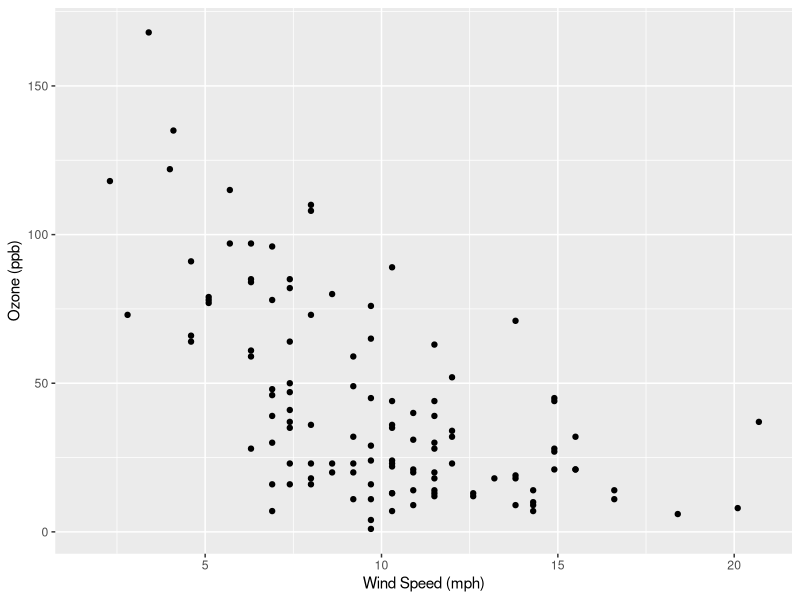
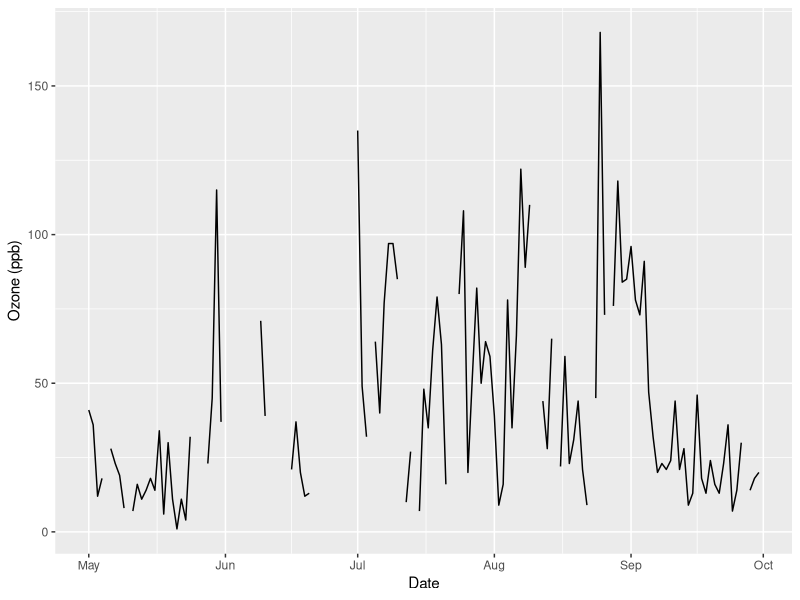
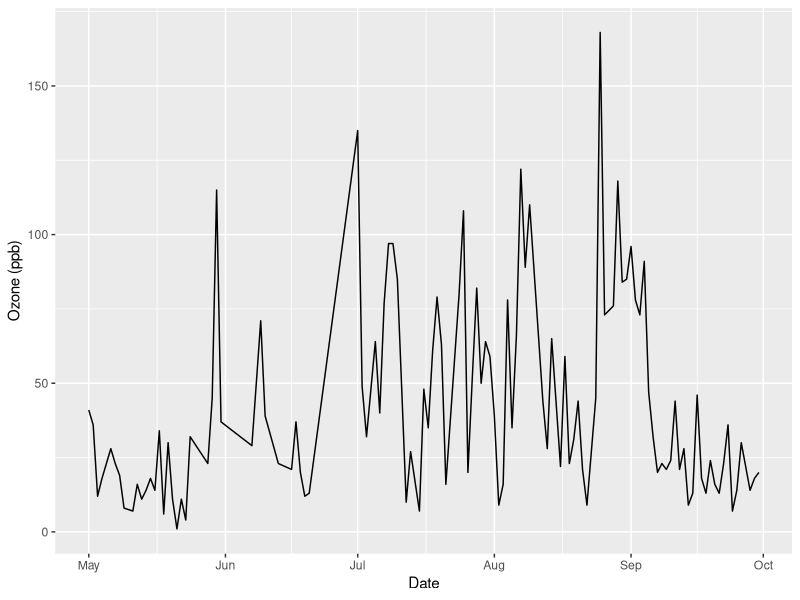
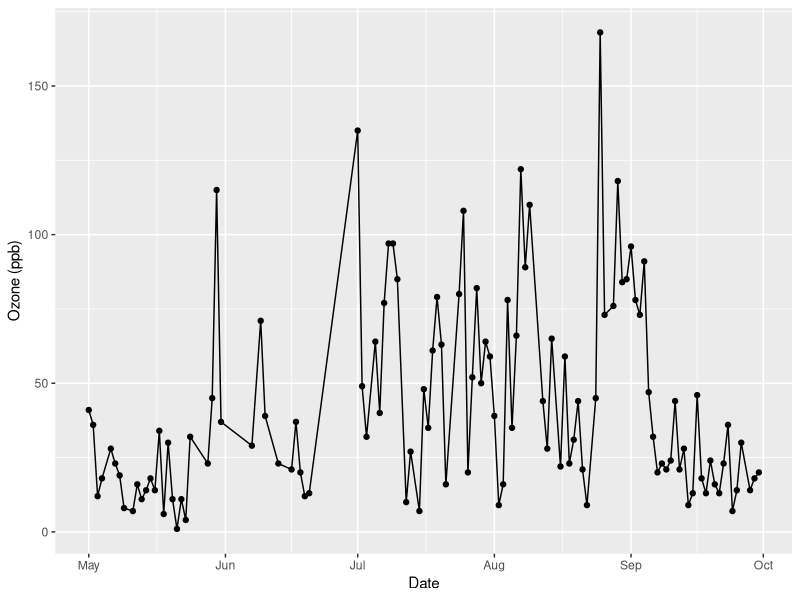
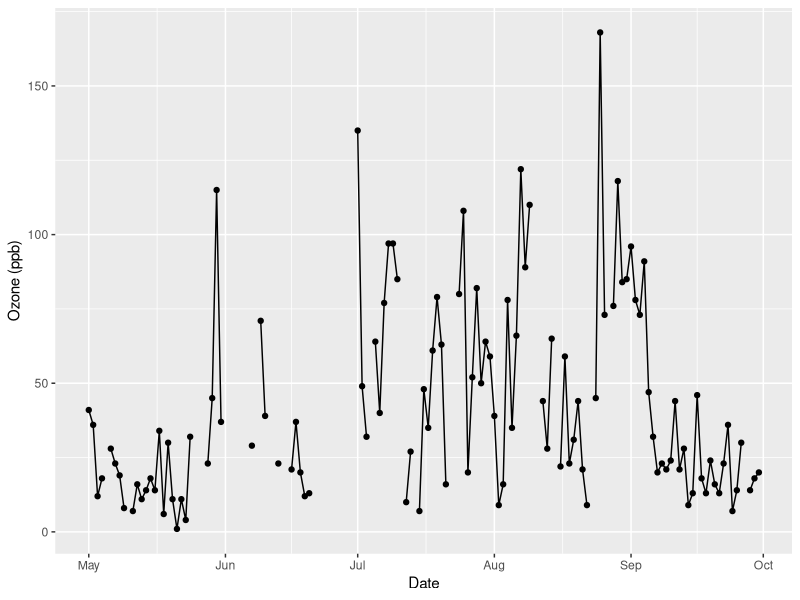
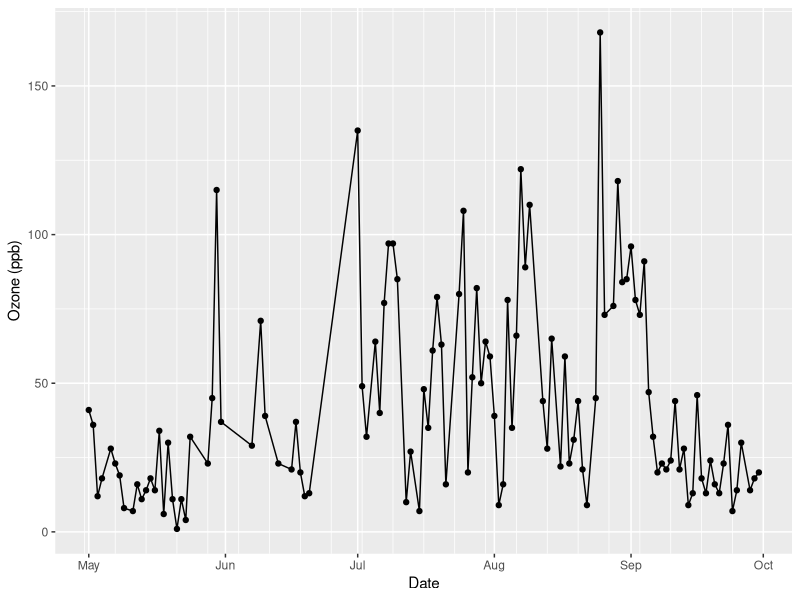
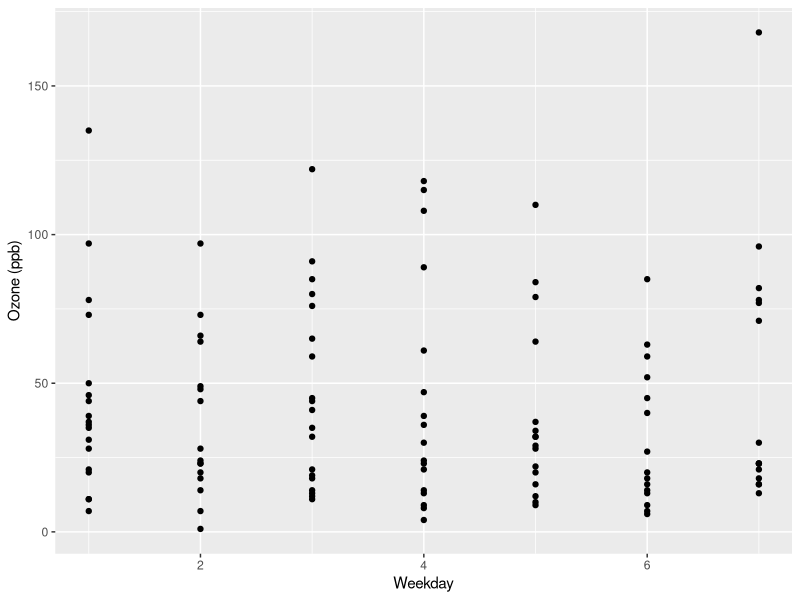
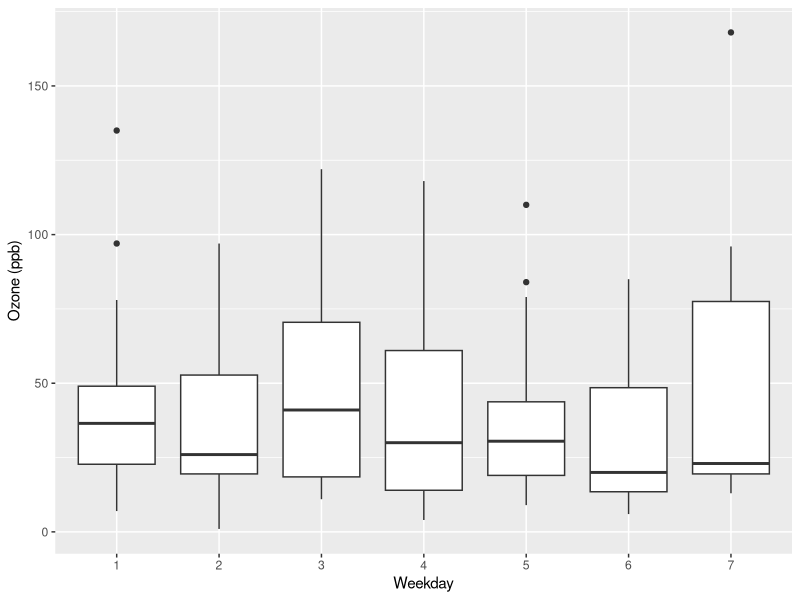

The R source for these figures, in order:
## ---- chunk 1
knitr::opts_chunk$set(
  echo = TRUE,
  message = FALSE,
  warning = FALSE,
  cache = FALSE,
  fig.align = "center",
  fig.width = 5,
  fig.height = 4,
  dev = "png"
)
options(scipen = 999)
## ---- chunk 2
head(airquality)
## ---- chunk 3
library(tidyverse)

airquality %>%
  ggplot(aes(Wind, Ozone)) +
  geom_point() +
  labs(x = "Wind Speed (mph)", y = "Ozone (ppb)")
## ---- chunk 4
library(lubridate)

airquality_formatted <-
  airquality %>%
  as_tibble() %>% # tibbles are nicer to work with than data frames, do you know why?
  mutate(Date = make_date("1973", Month, Day))

airquality_formatted
## ---- chunk 5
p1 <-
  airquality_formatted %>%
  ggplot(aes(Date, Ozone)) +
  geom_line() +
  labs(y = "Ozone (ppb)")

p1
## ---- chunk 6
airquality_nona <- drop_na(airquality_formatted, Ozone)

p2 <-
  airquality_nona %>%
  ggplot(aes(Date, Ozone)) +
  geom_line() + 
  labs(y = "Ozone (ppb)")

p2
## ---- chunk 7
p3 <- p2 + geom_point()
p3
## ---- chunk 8
p_gaps <- p1 + geom_point(na.rm = TRUE)
p_gaps
## ---- chunk 9
p4 <- p3 + scale_x_date(minor_breaks = "weeks")
p4
## ---- chunk 10
airquality_1973 <-
  airquality_nona %>%
  mutate(Weekday = wday(Date))

airquality_1973 %>%
  ggplot(aes(Weekday, Ozone)) +
  geom_point() + 
  labs(y = "Ozone (ppb)")
## ---- chunk 11
airquality_1973 %>%
  ggplot(aes(as.ordered(Weekday), Ozone)) +
  geom_boxplot() +
  labs(x = "Weekday", y = "Ozone (ppb)")
## ---- chunk 12
airquality_1973_named <-
  airquality_nona %>%
  mutate(Weekday = wday(Date, label = TRUE, week_start = 7, locale = "C"))

airquality_1973_named %>%
  ggplot(aes(Weekday, Ozone)) +
  geom_boxplot() +
  labs(x = "Day of the Week", y = "Ozone (ppb)")
## ---- chunk 13
airquality_1973_named %>%
  mutate(DayType = if_else(Weekday %in% c("Sat", "Sun"), "Weekend", "Non-weekend")) %>%
  group_by(DayType) %>%
  summarise(
    Observations = n(),
    Mean_Ozone = round(mean(Ozone), 1),
    Median_Ozone = median(Ozone),
    .groups = "drop"
  )
## ---- chunk 14
airquality_month_named <-
  airquality_formatted %>%
  mutate(Month = factor(Month, levels = 5:9, labels = month.name[5:9]))

airquality_month_named %>%
  ggplot(aes(Month, Ozone)) +
  geom_boxplot(na.rm = TRUE) +
  labs(x = "Month", y = "Ozone (ppb)")
## ---- chunk 15
airquality_month_named %>%
  group_by(Month) %>%
  summarise(
    Observations = sum(!is.na(Ozone)),
    Missing = sum(is.na(Ozone)),
    Mean_Ozone = round(mean(Ozone, na.rm = TRUE), 1),
    Median_Ozone = median(Ozone, na.rm = TRUE),
    .groups = "drop"
  )
